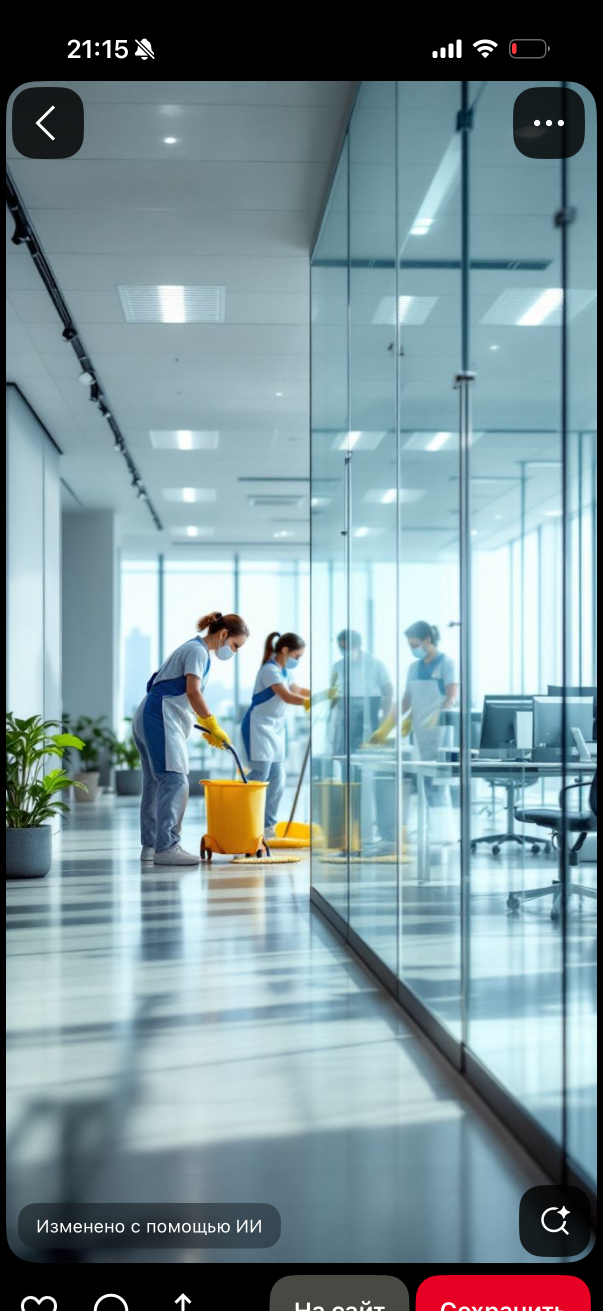
#> input picture reference/IMG_2738.png, 1206 x 2622 px (shown at 1/2 size)
$ python build-images.py
#> lines starting #> are read from the running program, lines starting #| are printed output that depends on the picture
#> in main, im is the input picture: PIL image 1206x2622 RGB; mean R, G, B 124.4, 146.9, 153.1
#!/usr/bin/env python3
"""
Готовит картинки-заглушки для сайта из скриншотов Pinterest в ../reference.

Скриншот — это 1206x2622 с чёрным фоном, панелью статуса сверху и парящими
кнопками поверх фотографии. Скрипт находит границы самой фотографии, поджимает
их, чтобы убрать кнопки «назад», «…» и «поиск», режет по нужным пропорциям и
сохраняет WebP в нескольких ширинах.

Запуск:  npm run images
"""

from pathlib import Path
from PIL import Image, ImageFilter

ROOT = Path(__file__).resolve().parent.parent
SRC = ROOT.parent / "reference"
OUT = ROOT / "public" / "img"

WIDTHS = [480, 800, 1200, 1600]
QUALITY = 78

# Порог «почти чёрного» фона Pinterest и доля светлых пикселей в строке,
# при которой считаем, что строка принадлежит фотографии.
DARK = 26
FILL = 0.55

# Насколько поджимаем найденный прямоугольник, чтобы убрать наложенные кнопки.
INSET_TOP = 0.11
INSET_BOTTOM = 0.09
INSET_SIDE = 0.015

# Пропорции вывода
RATIOS = {
    "hero": 16 / 10,
    "wide": 3 / 2,
    "card": 4 / 3,
    "portrait": 3 / 4,
    "square": 1 / 1,
}

# Что во что превращается. Ключ — имя на сайте, значение — исходник и кадр.
PLAN = [
    # первый экран и офисы
    ("hero-office", "IMG_2738.png", "hero"),
    ("seg-office", "IMG_2728.png", "card"),
    # фасады, окна, высотные работы
    ("seg-windows", "IMG_2730.png", "card"),
    ("case-facade", "IMG_2729.png", "wide"),
    ("work-facade", "IMG_2734.png", "card"),
    # производство и склады
    ("seg-warehouse", "IMG_2733.png", "card"),
    ("case-warehouse", "IMG_2733.png", "wide"),
    # химчистка, инвентарь, мойка
    ("seg-upholstery", "IMG_2735.png", "card"),
    ("equip-kit", "IMG_2736.png", "card"),
    ("seg-glass", "IMG_2737.png", "card"),
    # после ремонта
    ("seg-renovation", "IMG_2731.png", "card"),
    ("case-renovation", "IMG_2731.png", "wide"),
    # команда и работа на объекте
    ("team-work", "IMG_2739.png", "wide"),
    ("team-1", "IMG_2739.png", "portrait"),
    ("team-2", "IMG_2737.png", "portrait"),
    ("team-3", "IMG_2731.png", "portrait"),
    ("team-4", "IMG_2736.png", "portrait"),
    # брендирование
    ("brand-van", "IMG_2740.png", "wide"),
    # коллаж для блока «как мы работаем»
    ("steps-1", "IMG_2738.png", "portrait"),
    ("steps-2", "IMG_2739.png", "square"),
    ("steps-3", "IMG_2736.png", "square"),
    # пары «до / после» — один кадр делим пополам как временную заглушку
    ("ba-1-before", "IMG_2731.png", "card"),
    ("ba-1-after", "IMG_2738.png", "card"),
    ("ba-2-before", "IMG_2733.png", "card"),
    ("ba-2-after", "IMG_2728.png", "card"),
    ("ba-3-before", "IMG_2734.png", "card"),
    ("ba-3-after", "IMG_2730.png", "card"),
]


def photo_box(im: Image.Image) -> tuple[int, int, int, int]:
    """Границы фотографии внутри скриншота."""
    g = im.convert("L")
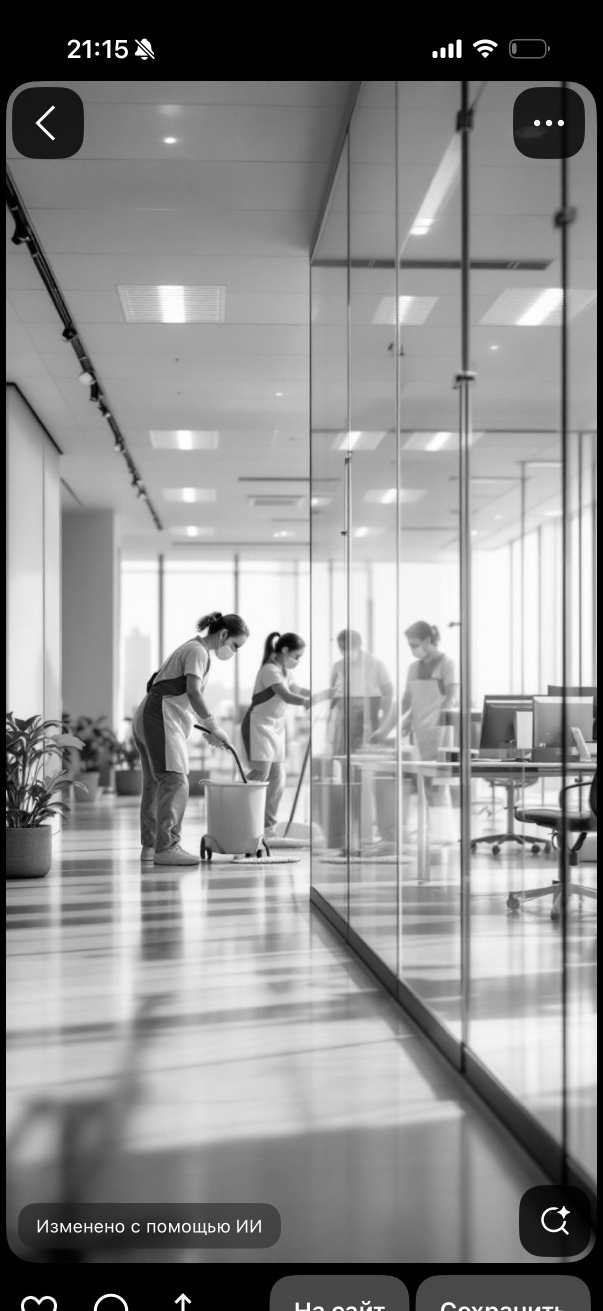
#> g: PIL image 1206x2622 L (shown at 1/2 size); min 0, max 255, mean 140.9
    w, h = g.size
#> w = 1206; h = 2622
    x0, x1 = int(w * 0.12), int(w * 0.88)
#> x0 = 144; x1 = 1061
    step = max(1, (x1 - x0) // 60)
#> step = 15

    def bright_row(y: int) -> bool:
        lit = sum(1 for x in range(x0, x1, step) if g.getpixel((x, y)) > DARK)
        return lit / len(range(x0, x1, step)) >= FILL

    # Статус-бар занимает верхние ~4% — начинаем ниже него.
    start = int(h * 0.045)
#> start = 117
    top = None
    for y in range(start, h, 4):
        if bright_row(y):
            top = y
            break
#> this loop made 13 passes
#> (lit in bright_row, top) on pass 13: (62, 165)
#> lit in bright_row on passes 1 to 6: 0, 0, 0, 0, 0, 0
    if top is None:
        return (0, 0, w, h)

    bottom = top
#> bottom = 165
    misses = 0
    for y in range(top, h, 4):
        if bright_row(y):
            bottom = y
            misses = 0
        else:
            misses += 1
            if misses > 6:  # 24px подряд тёмных — фотография кончилась
                break
#> this loop made 598 passes
#> (lit in bright_row, bottom) on passes 1 to 12: (62, 165), (62, 169), (62, 173), (61, 177), (60, 181), (59, 185), (59, 189), (59, 193), (58, 197), (58, 201), (58, 205), (57, 209)
#> bottom on passes 61 to 66: 405, 409, 413, 417, 421, 425

    # Боковые границы ищем по средней строке фотографии
    mid = (top + bottom) // 2
#> mid = 1345
    left, right = 0, w
#> left = 0; right = 1206
    for x in range(0, w // 2):
        if g.getpixel((x, mid)) > DARK:
            left = x
            break
    for x in range(w - 1, w // 2, -1):
        if g.getpixel((x, mid)) > DARK:
            right = x + 1
            break

    return (left, top, right, bottom)


def inset(box: tuple[int, int, int, int]) -> tuple[int, int, int, int]:
    """Поджимает прямоугольник, убирая наложенные кнопки и скругления."""
#> called with box = (12, 165, 1194, 2525)
    l, t, r, b = box
#> l = 12; t = 165; r = 1194; b = 2525
    w, h = r - l, b - t
#> w = 1182; h = 2360
    return (
        int(l + w * INSET_SIDE),
        int(t + h * INSET_TOP),
        int(r - w * INSET_SIDE),
        int(b - h * INSET_BOTTOM),
    )


def crop_ratio(im: Image.Image, ratio: float) -> Image.Image:
    """Кадрирует по центру под заданное соотношение сторон."""
    w, h = im.size
    if w / h > ratio:
        nw = int(h * ratio)
        left = (w - nw) // 2
        return im.crop((left, 0, left + nw, h))
    nh = int(w / ratio)
    # Смещаем кадр к верхней трети: в кадрах с людьми там интереснее.
    top = int((h - nh) * 0.35)
    return im.crop((0, top, w, top + nh))


def main() -> None:
    if not SRC.exists():
        raise SystemExit(f"Нет папки с референсами: {SRC}")
    OUT.mkdir(parents=True, exist_ok=True)

    cache: dict[str, Image.Image] = {}
    made = 0

    for name, src_file, kind in PLAN:
        path = SRC / src_file
        if not path.exists():
            print(f"  пропуск {name}: нет {src_file}")
            continue

        if src_file not in cache:
            im = Image.open(path).convert("RGB")
            cache[src_file] = im.crop(inset(photo_box(im)))
        base = cache[src_file]
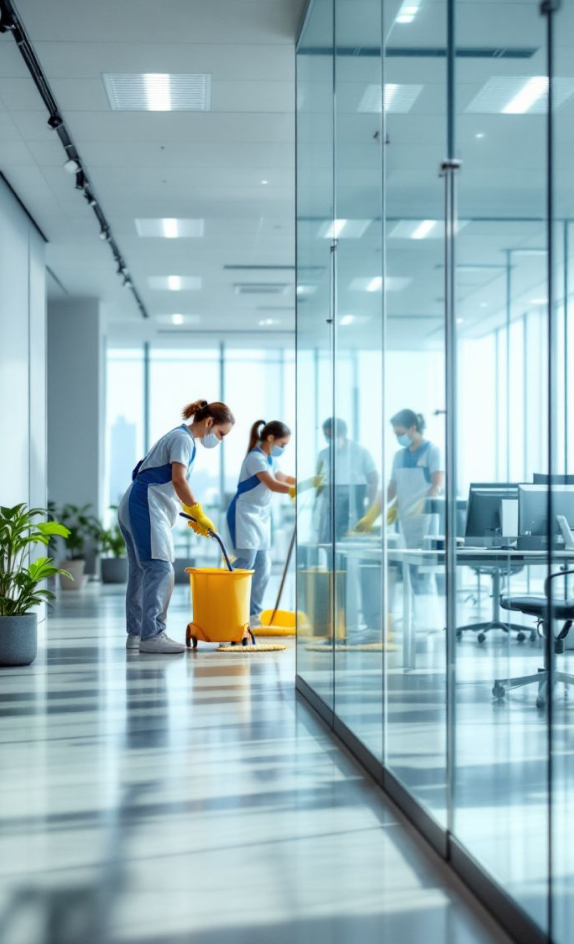
#> base: PIL image 1147x1888 RGB (shown at 1/2 size); mean R, G, B 150.4, 178.9, 185.1

        frame = crop_ratio(base, RATIOS[kind])
#> in crop_ratio, `return im.crop((0, top, w, top + nh))`:
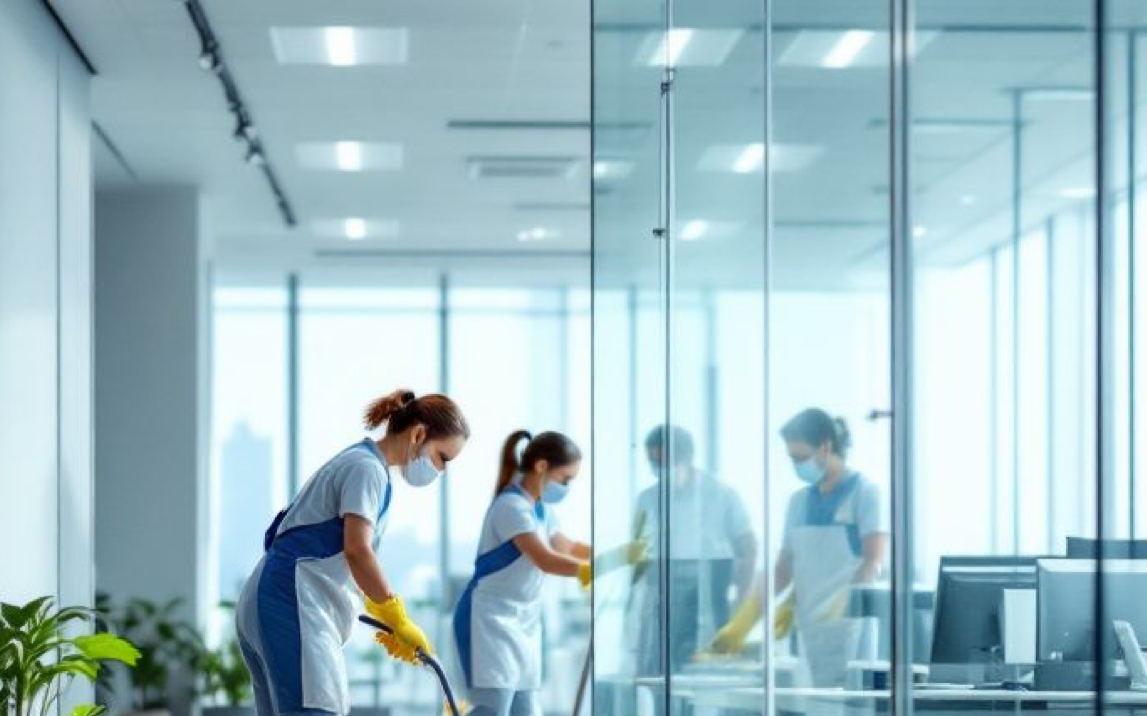
#> returned value: PIL image 1147x716 RGB; mean R, G, B 161, 191.4, 199

        for width in WIDTHS:
            if width > frame.width * 1.15:
                continue
            height = round(width / RATIOS[kind])
            out = frame.resize((width, height), Image.LANCZOS)
            out.save(OUT / f"{name}-{width}.webp", "WEBP", quality=QUALITY, method=5)
            made += 1
#> after the loop, made = 3

        # Крошечная размытая заглушка под ленивую загрузку
        blur = frame.resize((20, max(1, round(20 / RATIOS[kind]))), Image.LANCZOS)
        blur = blur.filter(ImageFilter.GaussianBlur(1))
        blur.save(OUT / f"{name}-blur.webp", "WEBP", quality=40)

        print(f"  {name:<18} {src_file:<14} {kind:<9} {frame.width}x{frame.height}")
#|   hero-office        IMG_2738.png   hero      1147x716
#> pass 2 of the loop in main, `for name, src_file, kind in PLAN:`:
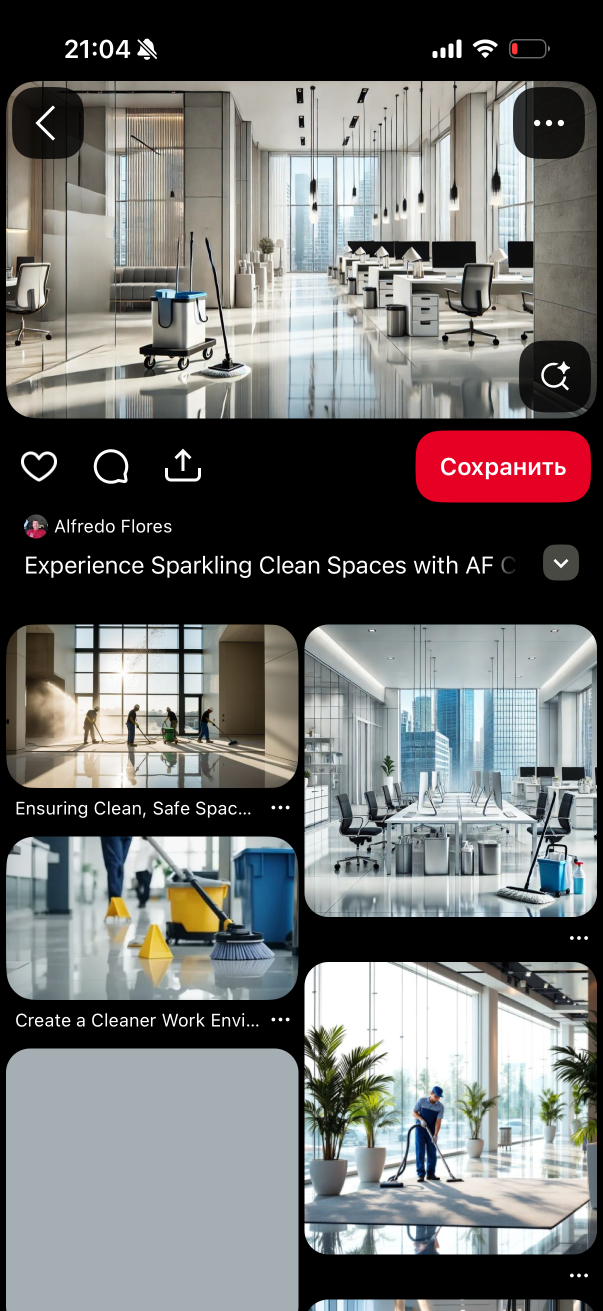
#> input picture reference/IMG_2728.png, 1206 x 2622 px (shown at 1/2 size)
#> in main, im is the input picture: PIL image 1206x2622 RGB; mean R, G, B 111.6, 111.8, 110.6
#> the loop in photo_box (call 2), `for y in range(start, h, 4):` made 13 passes
#> (lit in bright_row, top) on pass 13: (61, 165)
#> the loop in photo_box (call 2), `for y in range(top, h, 4):` made 175 passes
#> (lit in bright_row, bottom) on passes 1 to 8: (61, 165), (61, 169), (60, 173), (59, 177), (59, 181), (46, 185), (57, 189), (58, 193)
#> in main, `base = cache[src_file]`:
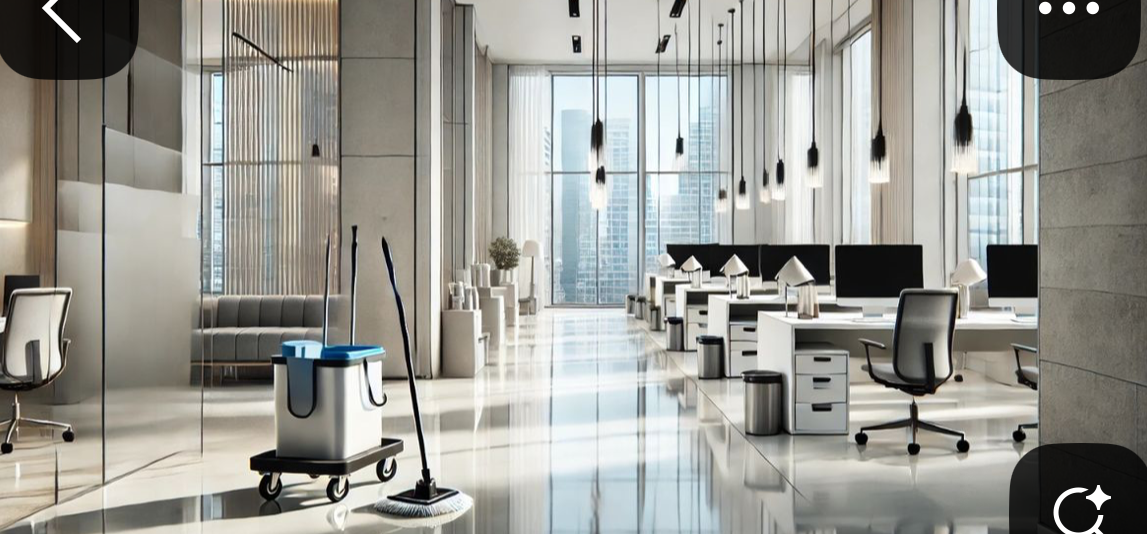
#> base: PIL image 1147x534 RGB; mean R, G, B 153, 152.8, 146.7
#> the loop in main, `for width in WIDTHS:` made 4 passes
#> made on passes 1 to 2: 4, 5
#> pass 1, in main, `out = frame.resize((width, height), Image.LANCZOS)`:
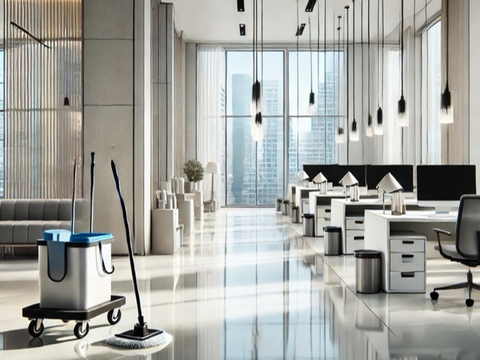
#> out: PIL image 480x360 RGB; mean R, G, B 165, 166.1, 161.1
#> after the loop in main, `for width in WIDTHS:`: made = 5
#|   seg-office         IMG_2728.png   card      712x534
#> pass 3 of the loop in main, `for name, src_file, kind in PLAN:`:
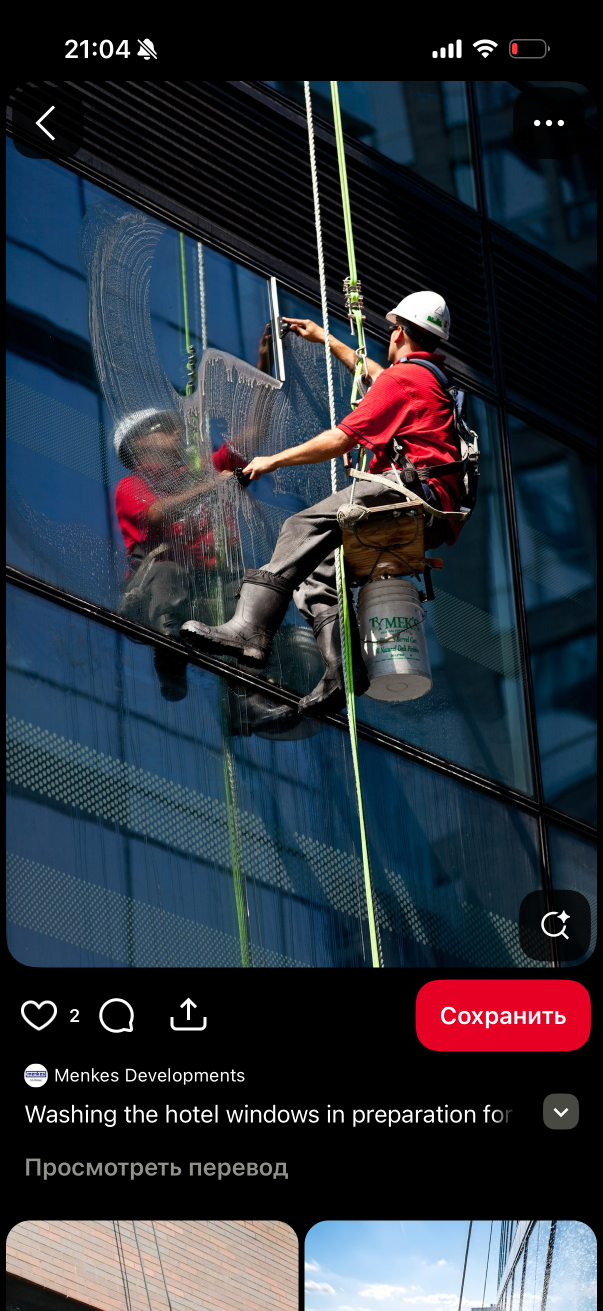
#> input picture reference/IMG_2730.png, 1206 x 2622 px (shown at 1/2 size)
#> in main, im is the input picture: PIL image 1206x2622 RGB; mean R, G, B 43.1, 49, 58.1
#> in photo_box (call 3), `g = im.convert("L")`:
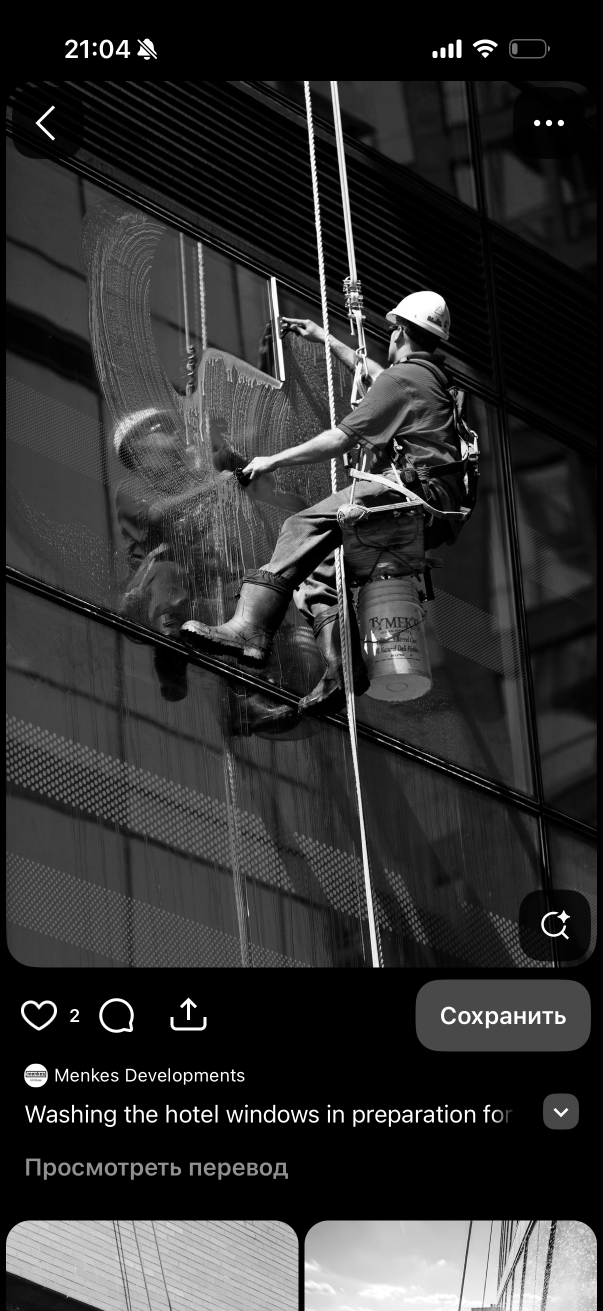
#> g: PIL image 1206x2622 L (shown at 1/2 size); min 0, max 255, mean 48.3
#> the loop in photo_box (call 3), `for y in range(start, h, 4):` made 113 passes
#> top on pass 113: 565
#> in photo_box (call 3), `bottom = top`: bottom = 565
#> the loop in photo_box (call 3), `for y in range(top, h, 4):` made 350 passes
#> (lit in bright_row, bottom) on passes 1 to 8: (37, 565), (35, 569), (35, 573), (35, 577), (39, 581), (39, 585), (41, 589), (42, 593)
#> base: PIL image 1008x1094 RGB
#> in crop_ratio (call 3), `return im.crop((0, top, w, top + nh))`:
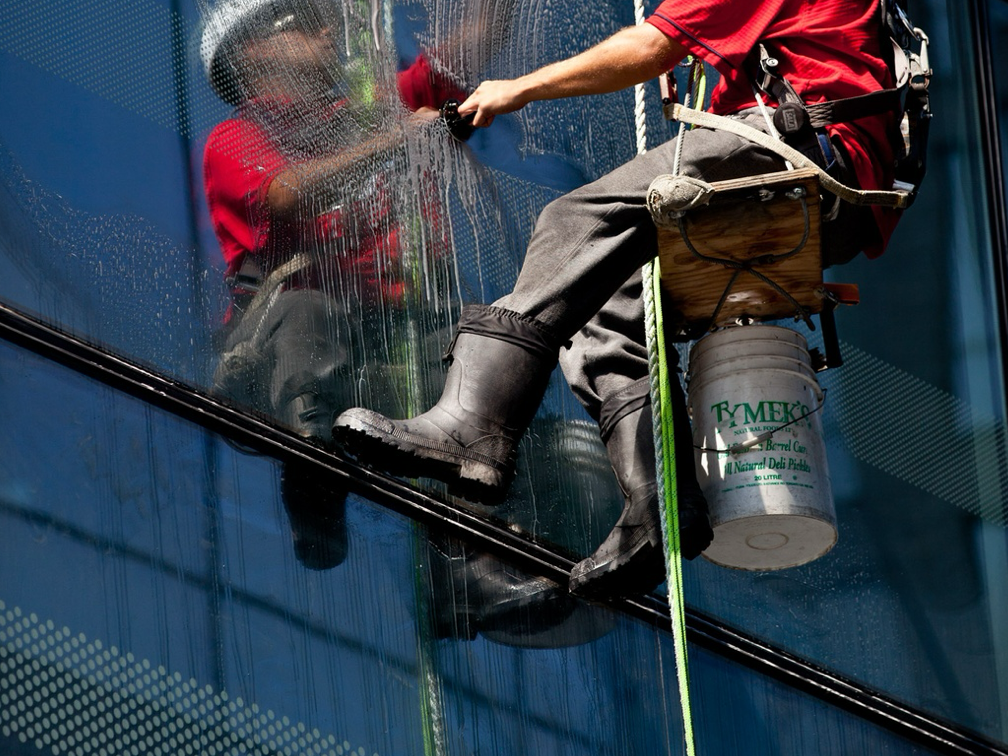
#> returned value: PIL image 1008x756 RGB; mean R, G, B 51.9, 61.4, 72.6
#|   seg-windows        IMG_2730.png   card      1008x756
#> the loop made 27 passes; the first 3 are shown

    print(f"\nГотово: {made} файлов в {OUT}")


if __name__ == "__main__":
    main()
